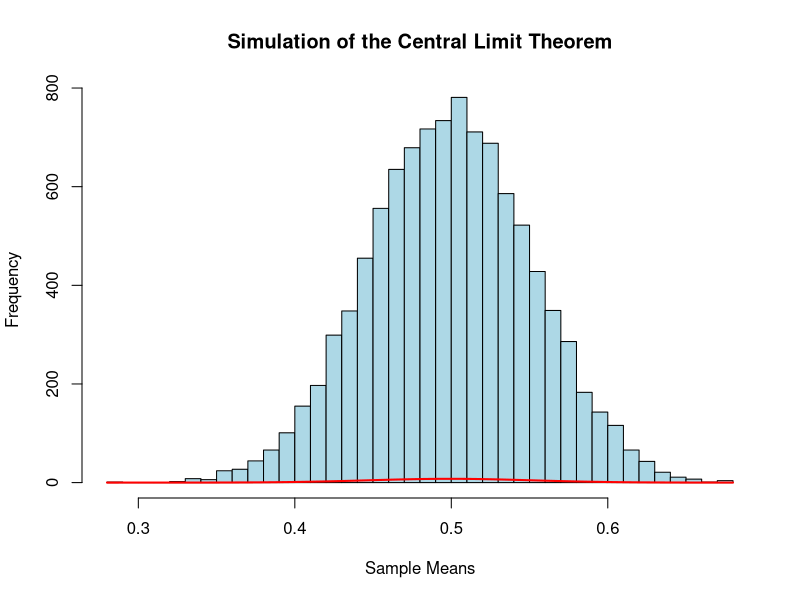

Generate this figure with R:
# Antal slumpmässiga variabler per uppsättning
n <- 30

# Antal uppsättningar
sets <- 10000

# Skapa en tom vektor för att lagra medelvärdena
means <- numeric(sets)

# Simulera CLT
for(i in 1:sets) {
  # Skapa n oberoende och identiskt fördelade uniforma slumpmässiga variabler
  random_vars <- runif(n, min = 0, max = 1)
  
  # Beräkna medelvärdet av dessa variabler och lagra det
  means[i] <- mean(random_vars)
}

# Plotta histogrammet av medelvärdena
hist(means, breaks = 50, col = 'lightblue', main = 'Simulation of the Central Limit Theorem',
     xlab = 'Sample Means', ylab = 'Frequency')

# Lägg till en normalfördelningkurva för jämförelse
curve(dnorm(x, mean = mean(means), sd = sd(means)), col = "red", lwd = 2, add = TRUE, ylab = "")
